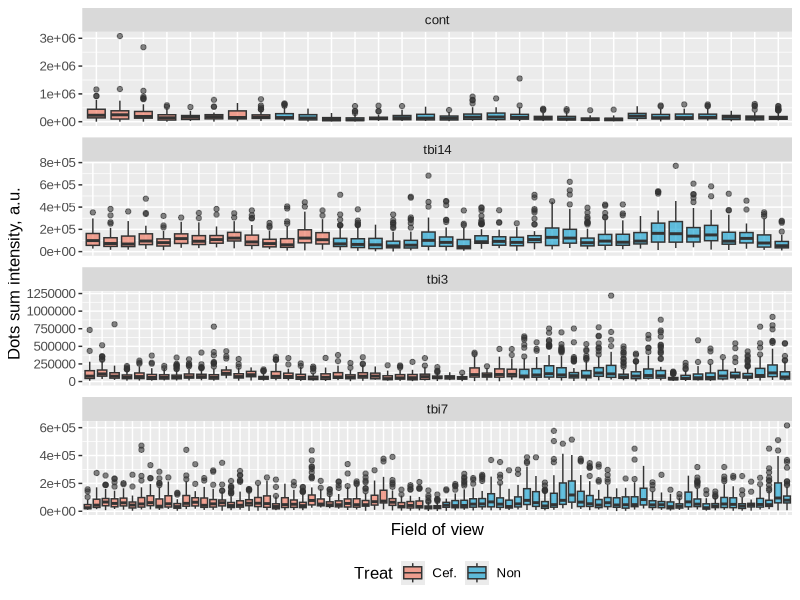
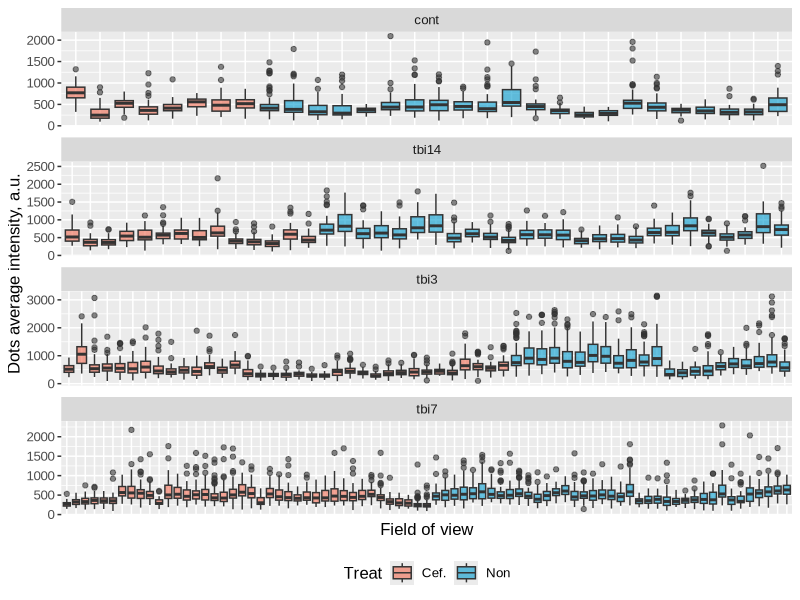
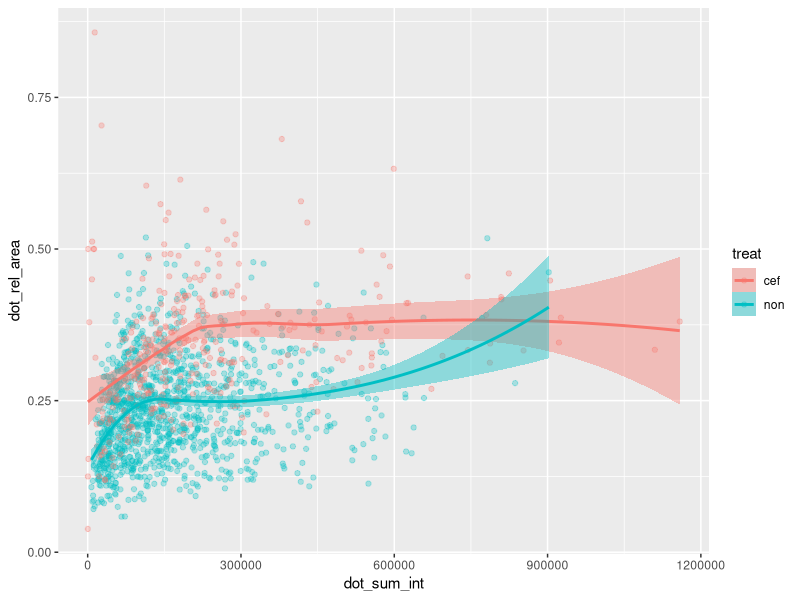
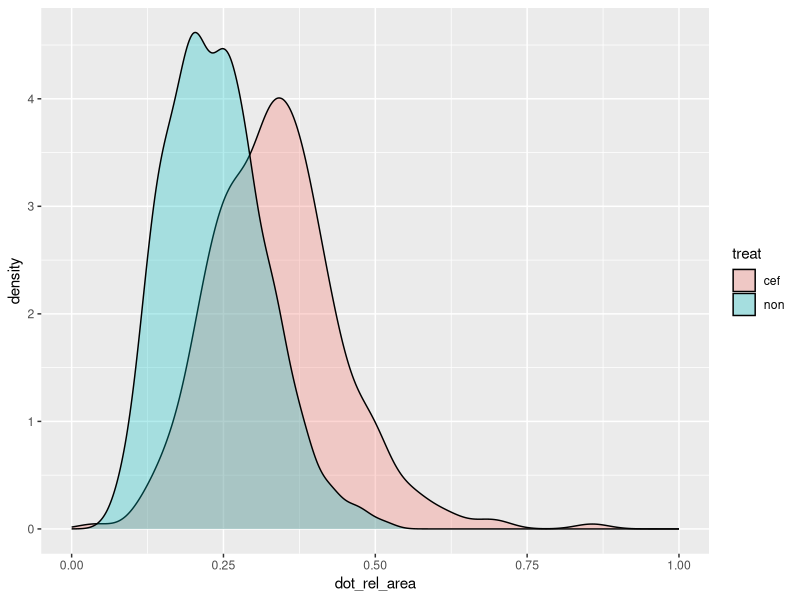
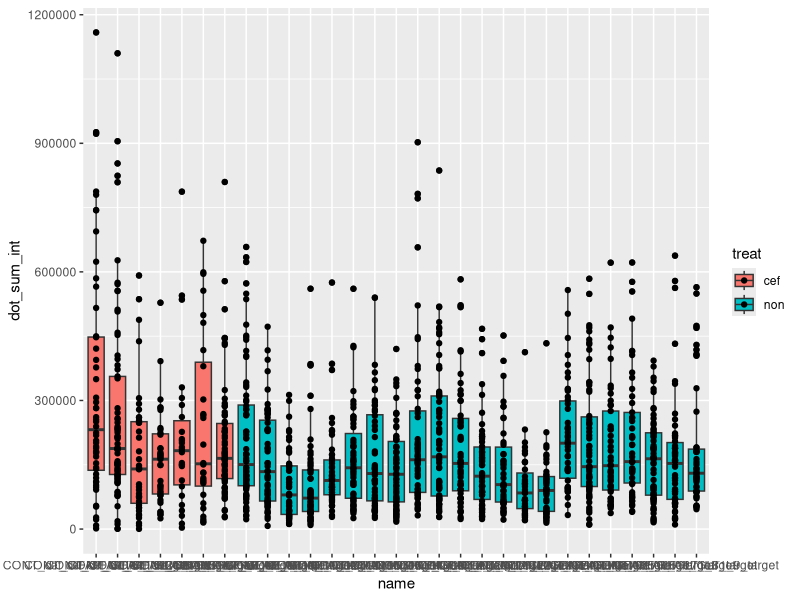
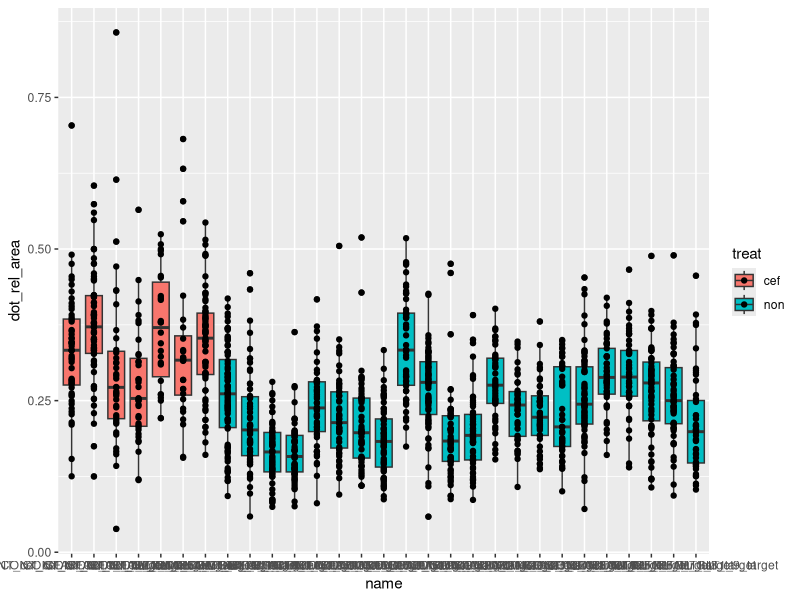
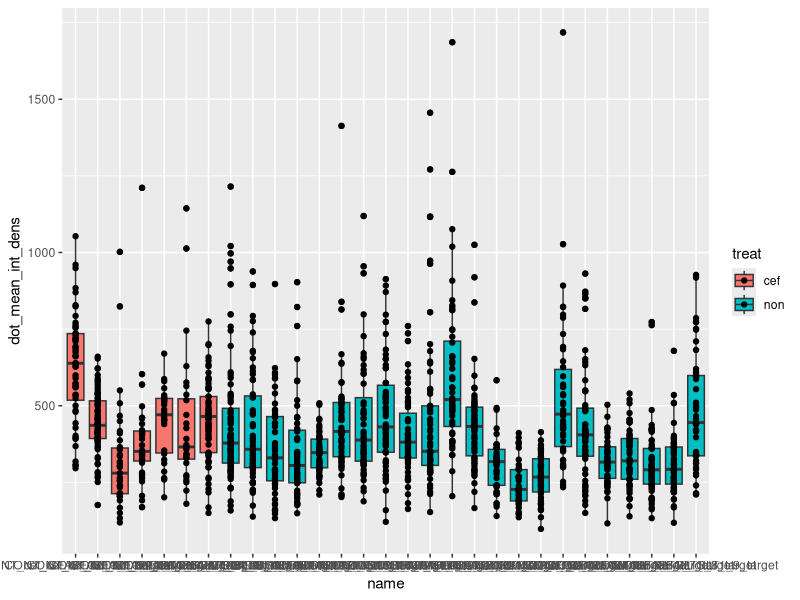
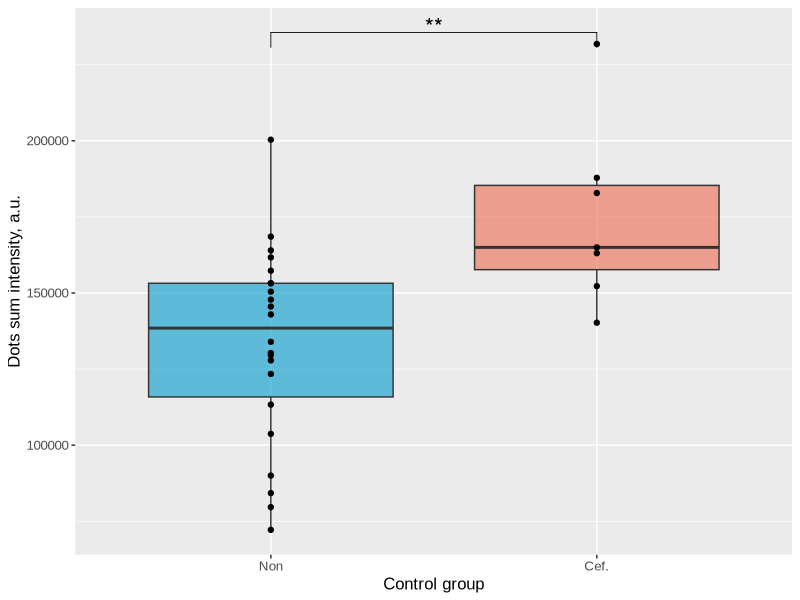

R code for these plots, in order:
# GLT in astrocytes
#
# COLUMNS FROM PLUGIN
# cell_row = [glt_img.name,                        # id
#             group,                               # group
#             a_region.label,                      # cell_num
#             one_cell_area,                       # cell_area
#             one_dot_num,                         # dot_num
#             one_dot_area,                        # dot_area  це сумарна площа на один астроцит, тобто це не можна використати як параметр окремої точки
#             round(one_dot_rel_area, 3),          # dot_rel_area
#             one_dot_sum_int,                     # dot_sum_int
#             int(one_dot_mean_int),               # dot_mean_int
#             int(one_dot_sum_int / one_dot_num),  # dot_men_int_per_dot
#             int(one_dot_mean_int_dens)]          # dot_mean_int_dens

library(dplyr)
library(tidyr)
library(purrr)
library(forcats)
library(readr)
library(rstatix)
library(gridExtra)
library(ggplot2)
library(ggpubr)
library(cowplot)
library(ggsci)


setwd('/home/wisstock/bio_note/projects/PhD/9_2024_GLT_in_TBI/exp/2025_08_23_glt_in_astrocytes')

df <- read.csv('astrocyte_count.csv') %>%
  select(-id) %>%
  mutate(dot_rel_area = parse_number(dot_rel_area, locale = locale(decimal_mark = ","))) %>%
  mutate_if(is.character, as.factor) %>%
  mutate(dot_rel_area = dot_area / cell_area)

df.ctrl <- df %>%
  filter(group == 'cont') %>%
  droplevels() %>%
  select(-group) %>%
  filter(dot_rel_area < 1,
         dot_sum_int < 1.5e+06) %>%
  droplevels()

# plots settings
font.size <- 12  # 19
font.fam <- 'Arial'
box.alpha <- 0.6

cef.color <- 'coral2' 
non.color <- 'deepskyblue3' 


##### FOV PLOTS ######

boxplot_fov_fot_int <- ggplot(data = df,
       aes(x = name, y = dot_sum_int, fill = treat)) +
  geom_boxplot(alpha = box.alpha) +
  scale_fill_manual(name = "Treat",
                    labels = c("Cef.", "Non"),
                    values = c('cef' = cef.color, 'non' = non.color)) +
  scale_x_discrete(labels = c('Non', 'Cef.')) +
  labs(x = 'Field of view',
       y = 'Dots sum intensity, a.u.') +
  theme(axis.text.x=element_blank(),
        axis.ticks.x=element_blank(),
        legend.position = 'bottom',
        text=element_text(size = font.size, family = font.fam),) +
  facet_wrap(~group, nrow = 4, scale = 'free')

boxplot_fov_fot_int
save_plot('boxplot_fov_fot_int.png', boxplot_fov_fot_int,
          base_width = 7.5, base_height = 9, dpi = 300)  # set up plot aspect ratio here


boxplot_fov_avg_int <- ggplot(data = df,
                              aes(x = name, y = dot_mean_int, fill = treat)) +
  geom_boxplot(alpha = box.alpha) +
  scale_fill_manual(name = "Treat",
                    labels = c("Cef.", "Non"),
                    values = c('cef' = cef.color, 'non' = non.color)) +
  scale_x_discrete(labels = c('Non', 'Cef.')) +
  labs(x = 'Field of view',
       y = 'Dots average intensity, a.u.') +
  theme(axis.text.x=element_blank(),
        axis.ticks.x=element_blank(),
        legend.position = 'bottom',
        text=element_text(size = font.size, family = font.fam),) +
  facet_wrap(~group, nrow = 4, scale = 'free')

boxplot_fov_avg_int
save_plot('boxplot_fov_avg_int.png', boxplot_fov_avg_int,
          base_width = 7.5, base_height = 9, dpi = 300)  # set up plot aspect ratio here


##### CTRL TEST #####
# RAW

ggplot(data = df.ctrl,
       aes(x = dot_sum_int, y = dot_rel_area,
           color = treat, fill = treat)) +
  geom_point(alpha = .3) +
  geom_smooth(method = 'loess', se = TRUE, span = 0.85)


ggplot(data = df.ctrl,
       aes(x = dot_rel_area, fill = treat)) +
  geom_density(alpha = .3) +
  scale_x_continuous(limits = c(0,1))




ggplot(data = df.ctrl,
       aes(x = name, y = dot_sum_int, fill = treat)) +
  geom_boxplot() +
  geom_point()

df.ctrl %>%
  group_by(treat) %>%
  kruskal_test(dot_sum_int ~ name) %>%
  add_significance()

df.ctrl %>%
  wilcox_test(dot_sum_int ~ treat) %>%
  add_significance()


ggplot(data = df.ctrl,
       aes(x = name, y = dot_rel_area, fill = treat)) +
  geom_boxplot() +
  geom_point()

df.ctrl %>%
  group_by(treat) %>%
  kruskal_test(dot_rel_area ~ name) %>%
  add_significance()

df.ctrl %>%
  wilcox_test(dot_rel_area ~ treat) %>%
  add_significance()


# dot mean
ggplot(data = df.ctrl,
       aes(x = name, y = dot_mean_int_dens, fill = treat)) +
  geom_boxplot() +
  geom_point()

df.ctrl %>%
  wilcox_test(dot_mean_int_dens ~ treat) %>%
  add_significance()

###### MEDIAN CTRL BOXPLOTS ==>> FIN PLOTS <<== #####
df.ctrl.med <- df.ctrl %>%
  group_by(name) %>%
  mutate(med_dot_mean_int = median(dot_mean_int_dens),
         med_dot_sum_int = median(dot_sum_int),
         med_dot_area = median(dot_rel_area),
         med_dot_num = median(dot_num)) %>%
  select(name, treat, med_dot_sum_int, med_dot_area, med_dot_num, med_dot_mean_int) %>%
  distinct() %>%
  droplevels() %>%
  ungroup()

df.ctrl.med.summary <- df.ctrl.med %>%
  group_by(treat) %>%
  summarise(dot_mean_int_median = median(med_dot_mean_int),
            dot_mean_int_iqr = IQR(med_dot_mean_int),
            dot_sum_int_median = median(med_dot_sum_int),
            dot_sum_int_iqr = IQR(med_dot_sum_int),
            dot_area_median = median(med_dot_area),
            dot_area_iqr = IQR(med_dot_area),
            slices = n())
write_csv(df.ctrl.med.summary, 'summary_ctrl_groups.csv')
remove(df.ctrl.med.summary)


med_dot_sum_stat <- df.ctrl.med %>%
  wilcox_test(med_dot_sum_int ~ treat) %>%
  add_significance() %>%
  add_xy_position()

boxplot_med_dot_sum_int <- ggplot(data = df.ctrl.med,
       aes(x = fct_relevel(treat, 'non', 'cef'), y = med_dot_sum_int)) +
  geom_boxplot(aes(fill = treat), alpha = box.alpha) +
  stat_pvalue_manual(data = med_dot_sum_stat, size = font.size-6) +
  geom_point() +
  scale_fill_manual(name = "Treat",
                     labels = c("Cef.", "Non"),
                     values = c('cef' = cef.color, 'non' = non.color)) +
    scale_x_discrete(labels = c('Non', 'Cef.')) +
    labs(x = 'Control group', y = 'Dots sum intensity, a.u.') +
    theme(text=element_text(size = font.size, family = font.fam),
          legend.position = 'None')

boxplot_med_dot_sum_int
save_plot('boxplot_med_dot_sum_int.png', boxplot_med_dot_sum_int,
          base_width = 3.5, base_height = 5, dpi = 300)  # set up plot aspect ratio here

remove(boxplot_med_dot_sum_int, med_dot_sum_stat)



med_dot_area_stat <- df.ctrl.med %>%
  wilcox_test(med_dot_area ~ treat) %>%
  add_significance() %>%
  add_xy_position()

boxplot_med_dot_area <- ggplot(data = df.ctrl.med,
       aes(x = fct_relevel(treat, 'non', 'cef'), y = med_dot_area)) +
  geom_boxplot(aes(fill = treat), alpha = box.alpha) +
  stat_pvalue_manual(data = med_dot_area_stat, size = font.size-6) +
  geom_point() +
  scale_fill_manual(name = "Treat",
                    labels = c("Cef.", "Non"),
                    values = c('cef' = cef.color, 'non' = non.color)) +
  scale_x_discrete(labels = c('Non', 'Cef.')) +
  labs(x = 'Control group', y = 'Relative dots area') +
  theme(text=element_text(size = font.size, family = font.fam),
        legend.position = 'None')

boxplot_med_dot_area
save_plot('boxplot_med_dot_area.png', boxplot_med_dot_area,
          base_width = 3.5, base_height = 5, dpi = 300)  # set up plot aspect ratio here

remove(boxplot_med_dot_area, med_dot_area_stat)



med_dot_mean_stat <- df.ctrl.med %>%
  wilcox_test(med_dot_mean_int ~ treat) %>%
  add_significance() %>%
  add_xy_position()

boxplot_med_dot_mean_int <- ggplot(data = df.ctrl.med,
       aes(x = fct_relevel(treat, 'non', 'cef'), y = med_dot_mean_int)) +
  geom_boxplot(aes(fill = treat), alpha = box.alpha) +
  geom_point() +
  stat_pvalue_manual(data = med_dot_mean_stat, size = font.size-6) +
  scale_fill_manual(name = "Treat",
                    labels = c("Cef.", "Non"),
                    values = c('cef' = cef.color, 'non' = non.color)) +
  scale_x_discrete(labels = c('Non', 'Cef.')) +
  labs(x = 'Control group', y = 'Dots average intensity, a.u.') +
  theme(text=element_text(size = font.size, family = font.fam),
        legend.position = 'None')

boxplot_med_dot_mean_int
save_plot('boxplot_med_dot_mean_int.png', boxplot_med_dot_mean_int,
          base_width = 3.5, base_height = 5, dpi = 300)  # set up plot aspect ratio here

remove(boxplot_med_dot_mean_int, med_dot_mean_stat)


##### EXP MED STAT #####
# RAW
df.tbi <-  df %>%
  filter(group != 'cont') %>%
  droplevels()

ggplot(data = df.tbi,
       aes(x = name, y = dot_sum_int, fill = treat)) +
  geom_boxplot() +
  facet_wrap(~group, scales = "free_x")

ggplot(data = df.tbi,
       aes(x = name, y = dot_rel_area, fill = treat)) +
  geom_boxplot() +
  facet_wrap(~group, scales = "free_x")

ggplot(data = df.tbi,
       aes(x = name, y = dot_mean_int_dens, fill = treat)) +
  geom_boxplot() +
  facet_wrap(~group, scales = "free_x")


# ggplot(data = df.tbi,
#        aes(x = dot_sum_int, y = dot_rel_area)) +
#   geom_point(aes(color = treat, fill = treat), alpha = .3) +
#   geom_smooth(aes(group = treat), method = 'loess', se = TRUE, span = 0.85) +
#   facet_wrap(~group, scales = "free_x")




###### MED STAT #####
df.tbi.med <- df.tbi %>%
  group_by(name) %>%
  mutate(med_dot_mean_int = median(dot_mean_int_dens),
         med_dot_sum_int = median(dot_sum_int),
         med_dot_area = median(dot_rel_area),
         med_dot_num = median(dot_num)) %>%
  select(name, treat, group, med_dot_sum_int, med_dot_area, med_dot_num, med_dot_mean_int) %>%
  distinct() %>%
  droplevels() %>%
  ungroup() %>%
  filter(!(med_dot_area < 0.1 & group == 'tbi14')) %>%
  mutate(group = factor(group, levels = c('cont', 'tbi3', 'tbi7', 'tbi14')))


df.tbi.med.summary <- df.tbi.med %>%
  group_by(treat, group) %>%
  summarise(dot_mean_int_median = median(med_dot_mean_int),
            dot_mean_int_iqr = IQR(med_dot_mean_int),
            dot_sum_int_median = median(med_dot_sum_int),
            dot_sum_int_iqr = IQR(med_dot_sum_int),
            dot_area_median = median(med_dot_area),
            dot_area_iqr = IQR(med_dot_area),
            slices = n())
write_csv(df.tbi.med.summary, 'summary_gfap_tbi_groups.csv')
remove(df.tbi.med.summary)

df.ctrl.non.med <- df.ctrl.med %>%
  filter(treat != 'cef') %>%
  mutate(group = 'cont')

df.ctrl.non.med.2nd <- df.ctrl.med %>%
  filter(treat != 'cef') %>%
  mutate(group = 'cont', treat = 'cef')

ctrl.non.val <- df.ctrl.med %>%
  filter(treat != 'cef') %>%
  select(where(is.numeric), -med_dot_num) %>%
  summarise_all(list(median, IQR))

df.tbi.ctrl.med <- rbind(df.tbi.med, df.ctrl.non.med, df.ctrl.non.med.2nd) %>%
  mutate(group = factor(group, levels = c('cont', 'tbi3', 'tbi7', 'tbi14')))

ggplot(data = df.tbi.ctrl.med,
       aes(x = group, y = med_dot_sum_int, fill = treat)) +
  geom_boxplot() +
  geom_point() +
  facet_wrap(~treat)

ggplot(data = df.tbi.ctrl.med,
       aes(x = group, y = med_dot_mean_int, fill = treat)) +
  geom_boxplot() +
  geom_point() +
  facet_wrap(~treat)

ggplot(data = df.tbi.med,
       aes(x = group, y = med_dot_area, fill = treat)) +
  geom_boxplot() +
  geom_point() +
  facet_wrap(~treat)


###### STAT CTRL vs GROUP #####
df.tbi.ctrl.med %>%
  group_by(treat) %>%
  pairwise_wilcox_test(med_dot_sum_int ~ group, ref.group = 'cont')

df.tbi.ctrl.med %>%
  group_by(treat) %>%
  pairwise_wilcox_test(med_dot_mean_int ~ group, ref.group = 'cont')

df.tbi.ctrl.med %>%
  group_by(treat) %>%
  pairwise_wilcox_test(med_dot_area ~ group, ref.group = 'cont')


###### VAL vs TREAT in TBI #####
df.tbi.med %>%
  group_by(group) %>%
  wilcox_test(med_dot_sum_int ~ treat) %>%
  add_significance()

df.tbi.med %>%
  group_by(group) %>%
  wilcox_test(med_dot_area ~ treat) %>%
  add_significance()

df.tbi.med %>%
  group_by(group) %>%
  wilcox_test(med_dot_mean_int ~ treat) %>%
  add_significance()

###### TIME LINES ==>> FIN PLOTS <<== #####
# mean dot int
plot_med_dot_mean_int <- ggplot(data = df.tbi.med,
       aes(x = group, y = med_dot_mean_int,
           color = treat, group = treat)) +
  geom_hline(yintercept = 354.75, linetype = 'dashed') +
  stat_summary(fun = median,
               geom = 'line', size = 1.25) +
  stat_summary(fun = median,
               geom = 'point', size = 2.5) +
  stat_summary(fun.min = function(z) { quantile(z,0.25) },
               fun.max = function(z) { quantile(z,0.75) },
               fun = median,
               geom = 'errorbar', width = .1, size = 0.75) +
  scale_color_manual(name = "Treat",
                     labels = c("Cef.", "Non"),
                     values = c('cef' = cef.color, 'non' = non.color)) +
  scale_x_discrete(labels = c('3d afrer TBI', '7d afrer TBI', '14d afrer TBI')) +
  labs(x = 'Group', y = 'Median of dots averaged intensity, a.u.') +
  theme(text=element_text(size = font.size, family = font.fam))

plot_med_dot_mean_int
save_plot('plot_med_dot_mean_intt.png', plot_med_dot_mean_int,
          base_width = 4.5, base_height = 5, dpi = 300)  # set up plot aspect ratio here


# mean sum int
plot_med_dot_sum_int <- ggplot(data = df.tbi.med,
       aes(x = group, y = med_dot_sum_int,
           color = treat, group = treat)) +
  geom_hline(yintercept = 138463.5, linetype = 'dashed') +
  stat_summary(fun = median,
               geom = 'line', size = 1.25) +
  stat_summary(fun = median,
               geom = 'point', size = 2.5) +
  stat_summary(fun.min = function(z) { quantile(z,0.25) },
               fun.max = function(z) { quantile(z,0.75) },
               fun = median,
               geom = 'errorbar', width = .1, size = 0.75) +
  scale_color_manual(name = "Treat",
                     labels = c("Cef.", "Non"),
                     values = c('cef' = cef.color, 'non' = non.color)) +
  scale_x_discrete(labels = c('3d afrer TBI', '7d afrer TBI', '14d afrer TBI')) +
  labs(x = 'Group', y = 'Median of dots sum intensity, a.u.') +
  theme(text=element_text(size = font.size, family = font.fam))

plot_med_dot_sum_int
save_plot('plot_med_dot_sum_int.png', plot_med_dot_sum_int,
          base_width = 4.5, base_height = 5, dpi = 300)  # set up plot aspect ratio here

# mean sum int
plot_med_dot_area <- ggplot(data = df.tbi.med,
       aes(x = group, y = med_dot_area,
           color = treat, group = treat)) +
  geom_hline(yintercept = 0.23, linetype = 'dashed') +
  stat_summary(fun = median,
               geom = 'line', size = 1.25) +
  stat_summary(fun = median,
               geom = 'point', size = 2.5) +
  stat_summary(fun.min = function(z) { quantile(z,0.25) },
               fun.max = function(z) { quantile(z,0.75) },
               fun = median,
               geom = 'errorbar', width = .1, size = 0.75) +
  scale_color_manual(name = "Treat",
                       labels = c("Cef.", "Non"),
                     values = c('cef' = cef.color, 'non' = non.color)) +
  scale_x_discrete(labels = c('3d afrer TBI', '7d afrer TBI', '14d afrer TBI')) +
  labs(x = 'Group', y = 'Median of the relative dots area') +
  theme(text=element_text(size = font.size, family = font.fam))

plot_med_dot_area
save_plot('plot_median_dot_area.png', plot_med_dot_area,
          base_width = 4.5, base_height = 5, dpi = 300)  # set up plot aspect ratio here

###### TBI LINE PLOT ######
plot_area_vs_sum <- ggplot(data = df.tbi %>% filter(group == 'tbi3'),
       aes(x=dot_rel_area, y = dot_sum_int, color = treat)) +
  geom_point(alpha = .1) +
  geom_smooth(method = 'lm', se = FALSE) +
  labs(x = 'Relative dots area', y = 'Dots sum intensity, a.u.') +
  scale_color_manual(name = "Treat",
                     labels = c("Cef.", "Non"),
                     values = c('cef' = cef.color, 'non' = non.color)) +
  scale_y_continuous(limits = c(0, 500000)) +                            # set up y limits here
  theme(text=element_text(size = font.size, family = font.fam))

plot_area_vs_sum
save_plot('plot_plot_area_vs_sum.png', plot_area_vs_sum,
          base_width = 4.5, base_height = 5, dpi = 300)  # set up plot aspect ratio here
